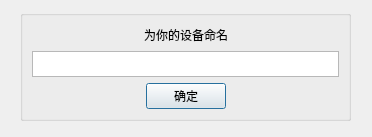
<?xml version="1.0" encoding="UTF-8"?>
<ui version="4.0">
 <class>GetNameDialog</class>
 <widget class="QDialog" name="GetNameDialog">
  <property name="geometry">
   <rect>
    <x>0</x>
    <y>0</y>
    <width>372</width>
    <height>137</height>
   </rect>
  </property>
  <property name="windowTitle">
   <string>首次登录</string>
  </property>
  <widget class="QGroupBox" name="groupBox">
   <property name="geometry">
    <rect>
     <x>20</x>
     <y>10</y>
     <width>331</width>
     <height>111</height>
    </rect>
   </property>
   <property name="title">
    <string/>
   </property>
   <layout class="QGridLayout" name="gridLayout">
    <item row="1" column="1">
     <layout class="QVBoxLayout" name="verticalLayout">
      <item>
       <layout class="QHBoxLayout" name="horizontalLayout_2">
        <item>
         <spacer name="horizontalSpacer">
          <property name="orientation">
           <enum>Qt::Horizontal</enum>
          </property>
          <property name="sizeHint" stdset="0">
           <size>
            <width>40</width>
            <height>20</height>
           </size>
          </property>
         </spacer>
        </item>
        <item>
         <widget class="QLabel" name="label">
          <property name="text">
           <string>为你的设备命名</string>
          </property>
         </widget>
        </item>
        <item>
         <spacer name="horizontalSpacer_2">
          <property name="orientation">
           <enum>Qt::Horizontal</enum>
          </property>
          <property name="sizeHint" stdset="0">
           <size>
            <width>40</width>
            <height>20</height>
           </size>
          </property>
         </spacer>
        </item>
       </layout>
      </item>
      <item>
       <widget class="QTextEdit" name="nameContext"/>
      </item>
     </layout>
    </item>
    <item row="2" column="1">
     <layout class="QHBoxLayout" name="horizontalLayout_3">
      <item>
       <spacer name="horizontalSpacer_3">
        <property name="orientation">
         <enum>Qt::Horizontal</enum>
        </property>
        <property name="sizeHint" stdset="0">
         <size>
          <width>40</width>
          <height>20</height>
         </size>
        </property>
       </spacer>
      </item>
      <item>
       <widget class="QPushButton" name="confirmButton">
        <property name="text">
         <string>确定</string>
        </property>
       </widget>
      </item>
      <item>
       <spacer name="horizontalSpacer_4">
        <property name="orientation">
         <enum>Qt::Horizontal</enum>
        </property>
        <property name="sizeHint" stdset="0">
         <size>
          <width>40</width>
          <height>20</height>
         </size>
        </property>
       </spacer>
      </item>
     </layout>
    </item>
   </layout>
  </widget>
 </widget>
 <resources/>
 <connections/>
</ui>
